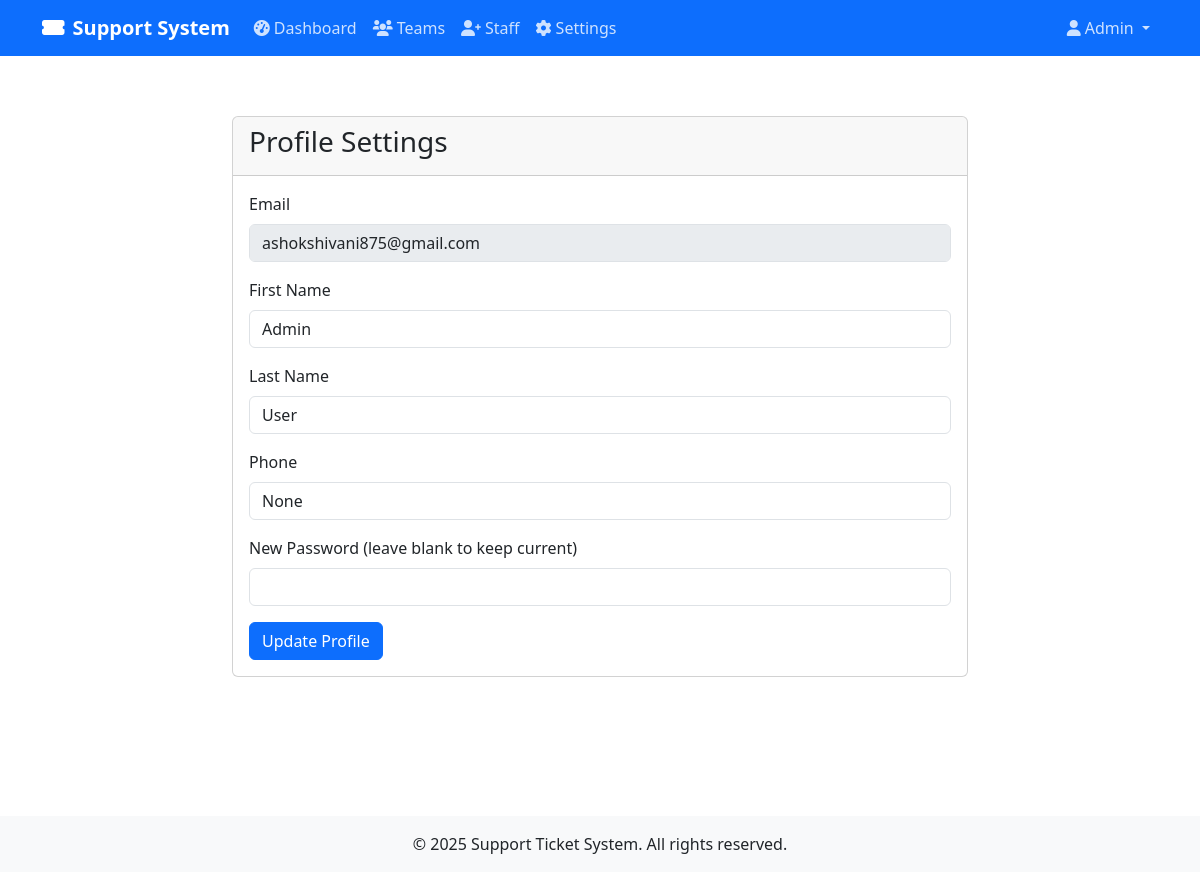
The app's page /profile (signed in) with its own data.
### app.py (models this page shows, shortened)
class User(UserMixin, db.Model):
    id = db.Column(db.Integer, primary_key=True)
    email = db.Column(db.String(120), unique=True, nullable=False)
    password_hash = db.Column(db.String(128))
    first_name = db.Column(db.String(50))
    last_name = db.Column(db.String(50))
    role = db.Column(db.String(20))  # admin, manager, team_member, client
    created_at = db.Column(db.DateTime, default=datetime.utcnow)
    phone = db.Column(db.String(20))
    team_id = db.Column(db.Integer, db.ForeignKey('team.id'))
    managed_teams = db.relationship('Team', backref='manager', foreign_keys='Team.manager_id')
    otp = db.Column(db.String(6), nullable=True)

### app.py (the view, shortened to what this page needs)
@app.route('/profile', methods=['GET', 'POST'])
@login_required
def profile():
    return render_template('profile.html')

### app.py (called while the page is built)
@login_manager.user_loader
def load_user(user_id):
    return User.query.get(int(user_id))

@app.before_request
def check_inactive_tickets():
    if current_user.is_authenticated and current_user.role == 'team_member':
        check_and_close_inactive_tickets()

### templates/profile.html
{% extends "base.html" %}
{% block content %}
<div class="container mt-4">
    <div class="row justify-content-center">
        <div class="col-md-8">
            <div class="card">
                <div class="card-header">
                    <h3 class="card-title">Profile Settings</h3>
                </div>
                <div class="card-body">
                    <form method="POST">
                        <div class="mb-3">
                            <label for="email" class="form-label">Email</label>
                            <input type="email" class="form-control" id="email" value="{{ current_user.email }}" disabled>
                        </div>
                        <div class="mb-3">
                            <label for="first_name" class="form-label">First Name</label>
                            <input type="text" class="form-control" id="first_name" name="first_name" value="{{ current_user.first_name }}">
                        </div>
                        <div class="mb-3">
                            <label for="last_name" class="form-label">Last Name</label>
                            <input type="text" class="form-control" id="last_name" name="last_name" value="{{ current_user.last_name }}">
                        </div>
                        <div class="mb-3">
                            <label for="phone" class="form-label">Phone</label>
                            <input type="text" class="form-control" id="phone" name="phone" value="{{ current_user.phone }}">
                        </div>
                        <div class="mb-3">
                            <label for="new_password" class="form-label">New Password (leave blank to keep current)</label>
                            <input type="password" class="form-control" id="new_password" name="new_password">
                        </div>
                        <button type="submit" class="btn btn-primary">Update Profile</button>
                    </form>
                </div>
            </div>
        </div>
    </div>
</div>
{% endblock %}

### templates/base.html (shortened to what this page needs)
<!DOCTYPE html>
<html lang="en">
<head>
    <link href="https://cdn.jsdelivr.net/npm/bootstrap@5.3.0/dist/css/bootstrap.min.css" rel="stylesheet">
    <link href="https://cdnjs.cloudflare.com/ajax/libs/font-awesome/6.0.0/css/all.min.css" rel="stylesheet">
</head>
<body>
    <nav class="navbar navbar-expand-lg navbar-dark bg-primary">
        <div class="container">
            <a class="navbar-brand" href="{{ url_for('index') }}">
                <i class="fas fa-ticket-alt me-2"></i>Support System
            </a>
            <div class="collapse navbar-collapse" id="navbarNav">
                <ul class="navbar-nav me-auto">
                    {% if current_user.is_authenticated %}
                        {% if current_user.role == 'admin' %}
                            <li class="nav-item">
                                <a class="nav-link" href="{{ url_for('admin_dashboard') }}">
                                    <i class="fas fa-tachometer-alt me-1"></i>Dashboard
                                </a>
                            </li>
                            <li class="nav-item">
                                <a class="nav-link" href="{{ url_for('create_team') }}">
                                    <i class="fas fa-users me-1"></i>Teams
                                </a>
                            </li>
                            <li class="nav-item">
                                <a class="nav-link" href="{{ url_for('add_staff') }}">
                                    <i class="fas fa-user-plus me-1"></i>Staff
                                </a>
                            </li>
                            <li class="nav-item">
                                <a class="nav-link" href="{{ url_for('admin_settings') }}">
                                    <i class="fas fa-cog me-1"></i>Settings
                                </a>
                            </li>
                        {% elif current_user.role == 'manager' %}
                            <li class="nav-item">
                                <a class="nav-link" href="{{ url_for('manager_dashboard') }}">
                                    <i class="fas fa-tachometer-alt me-1"></i>Dashboard
                                </a>
                            </li>
                        {% elif current_user.role == 'team_member' %}
                            <li class="nav-item">
                                <a class="nav-link" href="{{ url_for('team_member_dashboard') }}">
                                    <i class="fas fa-tachometer-alt me-1"></i>Dashboard
                                </a>
                            </li>
                        {% endif %}
                    {% endif %}
                </ul>
                <ul class="navbar-nav">
                    {% if current_user.is_authenticated %}
                        <li class="nav-item dropdown">
                            <a class="nav-link dropdown-toggle" href="#" id="navbarDropdown" role="button" data-bs-toggle="dropdown">
                                <i class="fas fa-user me-1"></i>{{ current_user.first_name }}
                            </a>
                        </li>
                    {% else %}
                        <li class="nav-item">
                            <a class="nav-link" href="{{ url_for('login') }}">
                                <i class="fas fa-sign-in-alt me-1"></i>Login
                            </a>
                        </li>
                    {% endif %}
                </ul>
            </div>
        </div>
    </nav>
    <div class="content-wrapper">
        {% block content %}{% endblock %}
    </div>
    <footer class="bg-light py-3 mt-auto">
        <div class="container text-center">
            <p class="mb-0">&copy; 2025 Support Ticket System. All rights reserved.</p>
        </div>
    </footer>
</body>
</html>

### templates/base.html (style rules this page uses)
.navbar-brand { font-weight: bold; }
.nav-link { color: rgba(255,255,255,0.8); }
.content-wrapper { min-height: calc(100vh - 56px); padding: 20px 0; }

### records on screen
User: first_name "Admin", email "ashokshivani875@gmail.com", last_name "User", phone "None"
